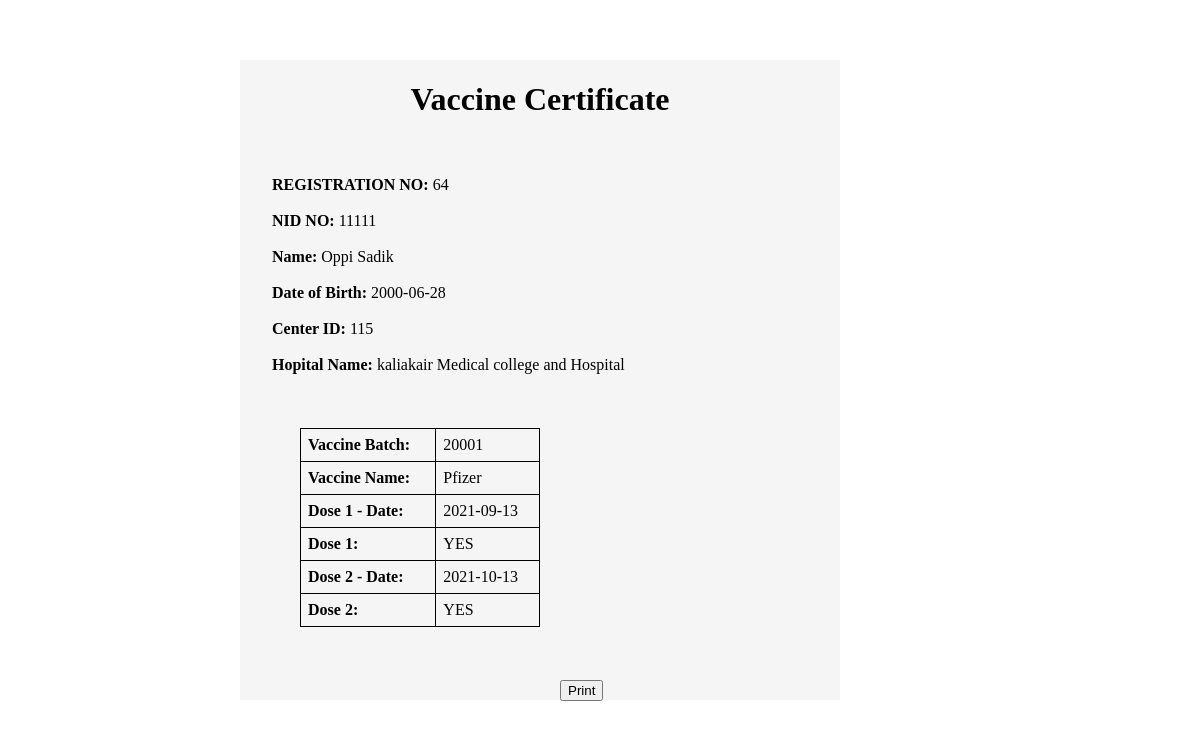
/cert.php (signed in), run on the app's committed database.
### tables this page shows
CREATE TABLE `user_information` (
  `RegistrationNO` int(11) NOT NULL,
  `NIDNO` int(11) NOT NULL,
  `Date of Birth` date NOT NULL,
  `VaccineBatch` int(5) DEFAULT NULL,
  `Email` varchar(45) NOT NULL,
  `vkey` varchar(4) DEFAULT NULL,
  `Password` char(11) NOT NULL,
  `CenterID` int(11) DEFAULT NULL,
  `Type` char(40) NOT NULL,
  `REG_TIME` timestamp NOT NULL DEFAULT current_timestamp() ON UPDATE current_timestamp()
);

CREATE TABLE `workeraccess` (
  `RegistrationNO` int(11) NOT NULL,
  `Dose1` enum('NO','YES') NOT NULL,
  `Does1 Date` date DEFAULT NULL,
  `Dose2` enum('NO','YES') NOT NULL,
  `Does2 Date` date DEFAULT NULL
);

CREATE TABLE `national_database` (
  `NID NO` int(11) NOT NULL,
  `Date of Birth` date NOT NULL,
  `First_Name` varchar(45) NOT NULL,
  `Last_Name` varchar(45) NOT NULL,
  `Father's Name` varchar(45) NOT NULL,
  `Mother's Name` varchar(45) NOT NULL,
  `Blood Group` char(3) NOT NULL,
  `PostCode` int(5) DEFAULT NULL
);

CREATE TABLE `vaccinecenter` (
  `CenterID` int(11) NOT NULL,
  `HospitalName` varchar(150) NOT NULL,
  `PostCode` int(5) DEFAULT NULL
);

CREATE TABLE `vaccine` (
  `VID` int(5) NOT NULL,
  `Name` varchar(45) NOT NULL
);

### cert.php (the view, shortened to what this page needs)
<?php
$p=$_SESSION['sql'];
$mysqli = new mysqli ('localhost', 'root', '', 'mydb');
$sql = $mysqli->query("SELECT * FROM user_information u
                        join national_database n on n.`NID NO` = u.NIDNO
                        JOIN workeraccess w on u.RegistrationNO = w.RegistrationNO
                        JOIN vaccinecenter v on v.CenterID = u.CenterID
                        join vaccine va on u.VaccineBatch = va.VID
                        WHERE u.RegistrationNO = $p");
$data = $sql->fetch_assoc();
?>
<!DOCTYPE html>
<html>
<head>
</head>
<body style="background:  url(https://www.everbridge.com/wp-content/uploads/covid-vaccine-registration.jpg); height: 100%; width:100%;background-size: cover;
    position: fixed;">
<div class="ox">
<h1 style="text-align: center;">Vaccine Certificate</h1>
<br><br>
<tr>
<th> &nbsp; &nbsp;&nbsp; &nbsp;&nbsp; <b>REGISTRATION NO:</b> </th>
<td><?php echo $data["RegistrationNO"]; ?></td>
</tr>
<br><br>
<tr>
<th> &nbsp; &nbsp;&nbsp; &nbsp;&nbsp; <b> NID NO:</b> </th>
<td><?php echo $data["NIDNO"]; ?></td>
</tr>
<br><br>
<tr>
<th>&nbsp; &nbsp;&nbsp; &nbsp;&nbsp; <b>Name:</b> </th>
<td><?php echo $data["First_Name"]." ".$data["Last_Name"]; ?></td>
</tr>
<br><br>
<tr>
<th>&nbsp; &nbsp;&nbsp; &nbsp;&nbsp; <b>Date of Birth:</b> </th>
<td><?php echo $data["Date of Birth"]; ?></td>
</tr>
<br><br>
<tr>
<th>&nbsp; &nbsp;&nbsp; &nbsp;&nbsp; <b>Center ID:</b> </th>
<td><?php echo $data["CenterID"]; ?></td>
</tr>
<br><br>
<tr>
<th>&nbsp; &nbsp; &nbsp; &nbsp; <b>Hopital Name:</b> </th>
<td><?php echo $data["HospitalName"]; ?></td>
</tr>
<br><br><br><br>
<table style="width:40%; margin-left: 10%">
<tr>
<th>Vaccine Batch:</th>
<td><?php echo $data["VaccineBatch"]; ?></td>
</tr>
<tr>
<th>Vaccine Name:</th>
<td><?php echo $data["Name"]; ?></td>
</tr>
<tr>
<th>Dose 1 - Date:</th>
<td><?php echo $data["Does1 Date"]; ?></td>
</tr>
<tr>
<th>Dose 1:</th>
<td><?php echo $data["Dose1"]; ?></td>
</tr>
<tr>
<th>Dose 2 - Date:</th>
<td><?php echo $data["Does2 Date"]; ?></td>
</tr>
<tr>
<th>Dose 2:</th>
<td><?php echo $data["Dose2"]; ?></td>
</tr>
</table>
</div>
<div class="button">
    <button onclick="window.print();">
        Print
    </button>
</div>
</body>
</html>

### cert.php (style rules this page uses)
.ox { background-color: whitesmoke; position: absolute; left: 240px; top: 60px; height: 80%; width: 50%; background-size: cover; position: fixed; }
table, th, td { border: 1px solid black; border-collapse: collapse; }
th, td { padding: 7px; text-align: left; }
.button { position: absolute; left: 560px; top: 680px; background-size: cover; position: fixed; }

### data on the page
user_information: workeraccess.RegistrationNO "64", NIDNO "11111", NIDNO.First_Name "Oppi", NIDNO.Last_Name "Sadik", NIDNO "2000-06-28", CenterID.CenterID "115", CenterID.HospitalName "kaliakair Medical college and Hospital", VaccineBatch "20001", VaccineBatch.Name "Pfizer", workeraccess.Does1 Date "2021-09-13", workeraccess.Dose1 "YES", workeraccess.Does2 Date "2021-10-13", workeraccess.Dose2 "YES"
